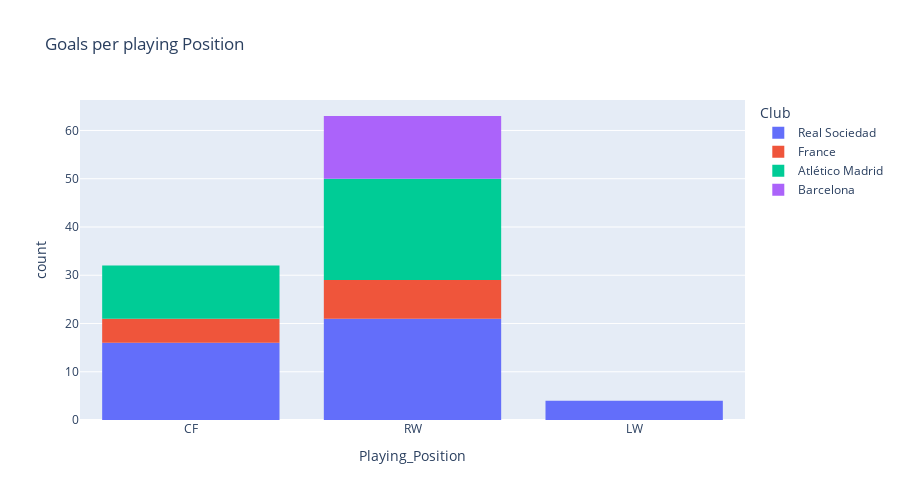

Notebook code for this chart:
### Markdown cell above
#### Goals per playing position

### Code cell
px.histogram(
    df,
    x='Playing_Position',
    title="Goals per playing Position",
    log_x=False,
    log_y=False,
    #symbol='title',
    #markers=True,
    #width=800, 
    height=500,
    color='Club',
    hover_name='Club',
    hover_data=['Playing_Position','Competition','Season','Club'])

### Figure 1 — Plotly figure (JSON) as saved in the notebook; plotly's stock layout.template omitted (floating-point values rounded to 4 significant figures)
{"data": [{"alignmentgroup": "True", "bingroup": "x", "hovertemplate": "Club=Real Sociedad<br>Playing_Position=%{x}<br>count=%{y}<extra></extra>", "legendgroup": "Real Sociedad", "marker": {"color": "#636efa", "pattern": {"shape": ""}}, "name": "Real Sociedad", "offsetgroup": "Real Sociedad", "orientation": "v", "showlegend": true, "type": "histogram", "x": ["CF", "RW", "RW", "CF", "CF", "CF", "CF", "CF", "CF", "RW", "RW", "LW", "RW", "RW", "RW", "RW", "RW", "RW", "RW", "RW", "CF", "CF", "CF", "RW", "CF", "RW", "RW", "CF", "CF", "RW", "RW", "LW", "LW", "RW", "RW", "RW", "RW", "CF", "CF", "CF", "LW"], "xaxis": "x", "yaxis": "y"}, {"alignmentgroup": "True", "bingroup": "x", "hovertemplate": "Club=France<br>Playing_Position=%{x}<br>count=%{y}<extra></extra>", "legendgroup": "France", "marker": {"color": "#EF553B", "pattern": {"shape": ""}}, "name": "France", "offsetgroup": "France", "orientation": "v", "showlegend": true, "type": "histogram", "x": ["RW", "RW", "CF", "CF", "CF", "CF", "CF", "RW", "RW", "RW", "RW", "RW", "RW"], "xaxis": "x", "yaxis": "y"}, {"alignmentgroup": "True", "bingroup": "x", "hovertemplate": "Club=Atlético Madrid<br>Playing_Position=%{x}<br>count=%{y}<extra></extra>", "legendgroup": "Atlético Madrid", "marker": {"color": "#00cc96", "pattern": {"shape": ""}}, "name": "Atlético Madrid", "offsetgroup": "Atlético Madrid", "orientation": "v", "showlegend": true, "type": "histogram", "x": ["CF", "CF", "RW", "RW", "RW", "RW", "RW", "RW", "RW", "RW", "RW", "CF", "CF", "CF", "RW", "RW", "RW", "RW", "RW", "RW", "RW", "RW", "CF", "CF", "CF", "CF", "CF", "RW", "RW", "RW", "CF", "RW"], "xaxis": "x", "yaxis": "y"}, {"alignmentgroup": "True", "bingroup": "x", "hovertemplate": "Club=Barcelona<br>Playing_Position=%{x}<br>count=%{y}<extra></extra>", "legendgroup": "Barcelona", "marker": {"color": "#ab63fa", "pattern": {"shape": ""}}, "name": "Barcelona", "offsetgroup": "Barcelona", "orientation": "v", "showlegend": true, "type": "histogram", "x": ["RW", "RW", "RW", "RW", "RW", "RW", "RW", "RW", "RW", "RW", "RW", "RW", "RW"], "xaxis": "x", "yaxis": "y"}], "layout": {"barmode": "relative", "height": 500, "legend": {"title": {"text": "Club"}, "tracegroupgap": 0}, "title": {"text": "Goals per playing Position"}, "xaxis": {"anchor": "y", "domain": [0, 1], "title": {"text": "Playing_Position"}}, "yaxis": {"anchor": "x", "domain": [0, 1], "title": {"text": "count"}}}}
